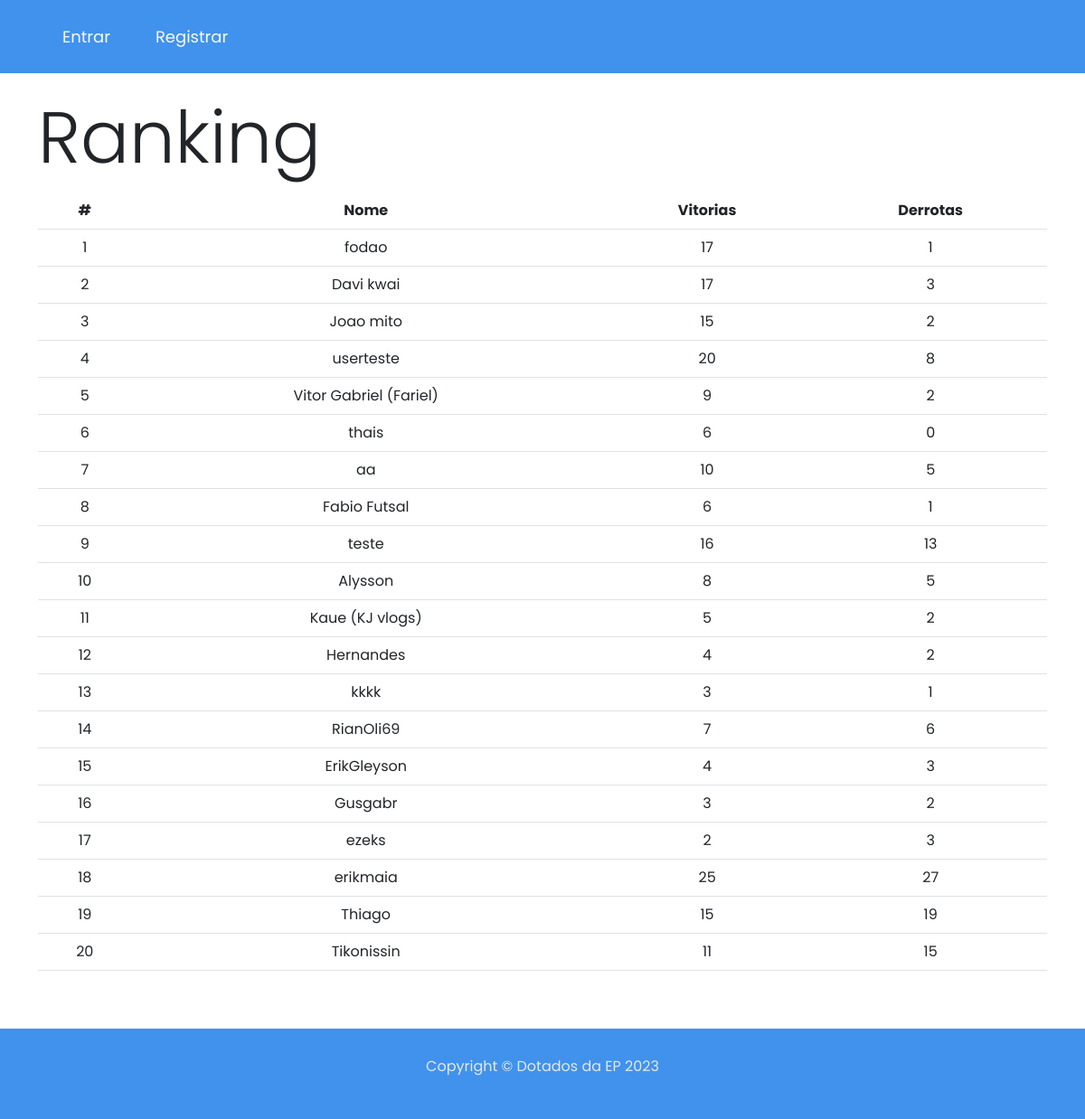
Page /ranking on the committed database.
### tables this page shows
CREATE TABLE users (
id INTEGER PRIMARY KEY AUTOINCREMENT NOT NULL,
username TEXT NOT NULL,
hash TEXT NOT NULL);

### app.py (the view)
@app.route("/ranking")
def ranking():
    _jogadores = []
    j = {}
    users = usuarios()
    for u in users:
        j = {}
        winsTotal, losesTotal = qtdJogador(u)
        j['nome'] = u
        j['wins'] = winsTotal
        j['losses'] = losesTotal
        if winsTotal != 0 or losesTotal != 0:
            _jogadores.append(j)
    for jogador in jogadores:
        j = {}
        winsTotal, losesTotal = qtdOponente(jogador)
        j['nome'] = jogador
        j['wins'] = winsTotal
        j['losses'] = losesTotal
        if winsTotal != 0 and losesTotal != 0:
            _jogadores.append(j)
    _jogadores = sorted(_jogadores, key=lambda x: (x["wins"] - x["losses"], x["wins"]), reverse=True)
    return render_template("ranking.html", jogadores=_jogadores)

### app.py (called while the page is built)
def qtdOponente(jogador):
    opWins = opLoses = 0
    query = db.select(history.c['state']).where(history.c['opponent'] == jogador)
    executeQuery = connection.execute(query).fetchall()
    for i in executeQuery:
        if i[0] == "won":
            opWins += 1
        elif i[0] == "lost":
            opLoses += 1
    return opWins, opLoses

def qtdJogador(jogador):
    opWins = opLoses = 0
    query = db.select(history.c['state']).where(history.c['username'] == jogador)
    executeQuery = connection.execute(query).fetchall()
    for i in executeQuery:
        if i[0] == "won":
            opWins += 1
        elif i[0] == "lost":
            opLoses += 1
    return opWins, opLoses

def usuarios():
    u = []
    executeQuery = connection.execute(db.select(users.c['username'])).fetchall()
    for i in executeQuery:
        u.append(i[0])
    return u

### templates/ranking.html (shortened to what this page needs)
{% extends "layout.html" %}
{% block body %}
<div class="container py-5 text-center">
    <h1 style="text-align: left; padding-bottom: 5px" class="display-1">Ranking</h1>
    <table class="table">
        <thead class="thead-dark">
            <th scope="col">#</th>
            <th scope="col">Nome</th>
            <th scope="col">Vitorias</th>
            <th scope="col">Derrotas</th>
        </thead>
        <tbody>
            {% for itens in jogadores %}
            <tr>
                <td>{{ loop.index }}</td>
                    {% for k, v in itens.items() %}
                    <td>{{ v }}</td>
                    {% endfor %}
                </tr>
            {% endfor %}
        </tbody>
    </table>
</div>
{% endblock %}

### static/style.css (style rules this page uses)
* { font-family: 'Poppins', sans-serif; margin: 0; }
body[data-theme="claro"] { --color-1: #0EC460; --color-2: #4092ED; --color-3: #ED9B40; --color-4: #0A0908; --color-5: #22333B; --color-6: #F9FAF8; --color-7: #E5E7EB; --color-8: white; }

### rows in the picture
users: username "fodao", itens "17" "1"
users: username "userteste", itens "20" "8"
users: username "Vitor Gabriel (Fariel)", itens "9" "2"
users: username "thais", itens "6" "0"
users: username "aa", itens "10" "5"
users: username "teste", itens "16" "13"
users: username "kkkk", itens "3" "1"
users: username "ezeks", itens "2" "3"
users: username "erikmaia", itens "25" "27"

### other values in the picture
{{ v }} "Davi kwai" "17" "3" "Joao mito" "15" "2" "Fabio Futsal" "6" "1" "Alysson" "8" "5" "Kaue (KJ vlogs)" "5" "2" "Hernandes" "4" "2" "RianOli69" "7" "6" "ErikGleyson" "4" "3" "Gusgabr" "3" "2" "Thiago" "15" "19" "Tikonissin" "11" "15"
